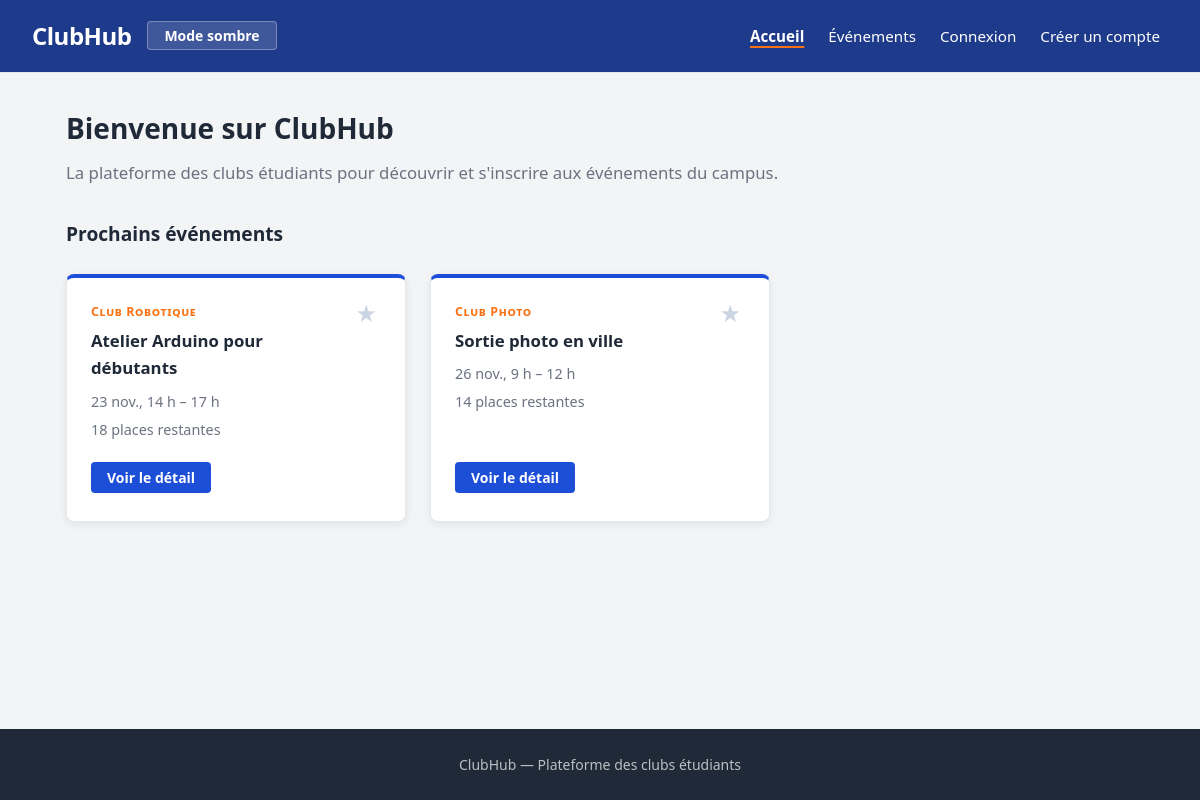
The page / on the database its author committed.
### tables this page shows
CREATE TABLE events (
    id INT UNSIGNED AUTO_INCREMENT PRIMARY KEY,
    title VARCHAR(150) NOT NULL,
    club VARCHAR(100) NOT NULL,
    location VARCHAR(150) NOT NULL,
    starts_at DATETIME NOT NULL,
    ends_at DATETIME NOT NULL,
    capacity INT UNSIGNED NOT NULL,
    description TEXT NOT NULL,
    program TEXT NOT NULL,
    to_bring TEXT NOT NULL,
    organizer_id INT UNSIGNED NULL,
    created_at DATETIME NOT NULL DEFAULT CURRENT_TIMESTAMP,
    CONSTRAINT fk_events_organizer FOREIGN KEY (organizer_id) REFERENCES users(id) ON DELETE SET NULL
);

### includes/db.php (called while the page is built, shortened)
<?php
function db(): PDO
{
    $configPath = __DIR__ . '/../config.php';
    if (!is_file($configPath)) {
        $configPath = __DIR__ . '/../config.example.php';
    }
    $config = require $configPath;
    $host = (string) ($config['db_host'] ?? '127.0.0.1');
    $port = (int) ($config['db_port'] ?? 3306);
    $name = (string) ($config['db_name'] ?? 'clubhub');
    $charset = (string) ($config['db_charset'] ?? 'utf8mb4');
    $user = (string) ($config['db_user'] ?? 'clubhub');
    $pass = (string) ($config['db_pass'] ?? '');
    $dsn = sprintf('mysql:host=%s;port=%d;dbname=%s;charset=%s', $host, $port, $name, $charset);
    $pdo = new PDO($dsn, $user, $pass, [
        PDO::ATTR_ERRMODE => PDO::ERRMODE_EXCEPTION,
        PDO::ATTR_DEFAULT_FETCH_MODE => PDO::FETCH_ASSOC,
        PDO::ATTR_EMULATE_PREPARES => false,
    ]);
    return $pdo;
}

### includes/events.php (called while the page is built, shortened)
<?php
function getEvents(?int $limit = null): array
{
    $sql = 'SELECT e.*, (e.capacity - COUNT(r.id)) AS places_left
            FROM events e
            LEFT JOIN registrations r ON r.event_id = e.id
            WHERE e.starts_at >= NOW()
            GROUP BY e.id
            ORDER BY e.starts_at ASC';
    if ($limit !== null) {
        $sql .= ' LIMIT ?';
        $stmt = db()->prepare($sql);
        $stmt->execute([$limit]);
        return $stmt->fetchAll();
    }
    $stmt = db()->query($sql);
    return $stmt->fetchAll();
}

### includes/functions.php (called while the page is built, shortened)
<?php
function e(string $value): string
{
    return htmlspecialchars($value, ENT_QUOTES | ENT_SUBSTITUTE, 'UTF-8');
}
function toDateTime(string $value): ?DateTimeImmutable
{
    try {
        return new DateTimeImmutable($value);
    } catch (Throwable) {
        return null;
    }
}
function formatDate(string $value): string
{
    $dt = toDateTime($value);
    $months = [1 => 'janv.', 2 => 'févr.', 3 => 'mars', 4 => 'avr.', 5 => 'mai', 6 => 'juin', 7 => 'juil.', 8 => 'août', 9 => 'sept.', 10 => 'oct.', 11 => 'nov.', 12 => 'déc.'];
    $day = $dt->format('j');
    $month = $months[(int) $dt->format('n')] ?? $dt->format('m');
    return $day . ' ' . $month;
}
function formatHour(string $value): string
{
    $dt = toDateTime($value);
    $hour = (int) $dt->format('G');
    $min = $dt->format('i');
    if ($min === '00') {
        return $hour . ' h';
    }
    return $hour . ' h ' . $min;
}
function formatTimeRange(string $start, ?string $end = null): string
{
    $startLabel = formatDate($start) . ', ' . formatHour($start);
    $endDt = toDateTime($end);
    $startDt = toDateTime($start);
    if ($endDt !== null && $startDt !== null && $endDt->format('Y-m-d') === $startDt->format('Y-m-d')) {
        return $startLabel . ' – ' . formatHour($end);
    }
    return $startLabel . ' – ' . formatDate($end) . ', ' . formatHour($end);
}
function isoDate(string $value): string
{
    $dt = toDateTime($value);
    return $dt ? $dt->format(DATE_ATOM) : $value;
}
function placesLabel(int $left): string
{
    return $left . ' places restantes';
}

### index.php (the view, shortened to what this page needs)
<?php
$events = getEvents(2);
require __DIR__ . '/includes/header.php';
?>
    <main>
        <h1>Bienvenue sur ClubHub</h1>
        <p>La plateforme des clubs étudiants pour découvrir et s'inscrire aux événements du campus.</p>
        <section aria-labelledby="prochains-evenements">
            <h2 id="prochains-evenements">Prochains événements</h2>
            <div class="cartes">
                <?php foreach ($events as $event): ?>
                    <?php $left = (int) ($event['places_left'] ?? $event['capacity'] ?? 0); ?>
                    <article
                        data-id="<?= e((string) $event['id']) ?>"
                        data-club="<?= e((string) $event['club']) ?>"
                        data-date="<?= e((string) $event['starts_at']) ?>"
                        data-places="<?= e((string) $left) ?>"
                    >
                        <div class="card-header-actions">
                            <div>
                                <p class="club"><?= e((string) $event['club']) ?></p>
                                <h3><a href="evenement.php?id=<?= e((string) $event['id']) ?>"><?= e((string) $event['title']) ?></a></h3>
                            </div>
                            <button type="button" class="fav-btn" data-fav-id="<?= e((string) $event['id']) ?>" aria-label="Ajouter aux favoris">★</button>
                        </div>
                        <p><time datetime="<?= e(isoDate((string) $event['starts_at'])) ?>"><?= e(formatTimeRange((string) $event['starts_at'], (string) ($event['ends_at'] ?? ''))) ?></time></p>
                        <p><?= e(placesLabel($left)) ?></p>
                        <p class="card-footer"><a href="evenement.php?id=<?= e((string) $event['id']) ?>">Voir le détail</a></p>
                    </article>
                <?php endforeach; ?>
            </div>
        </section>
    </main>
<?php require __DIR__ . '/includes/footer.php'; ?>

### css/style.css (style rules this page uses)
:root { --clr-primary: #1d4ed8; --clr-primary-dk: #1e3a8a; --clr-accent: #f97316; --clr-white: #ffffff; --clr-bg: #f3f4f6; --clr-footer: #1f2937; --clr-text: #1f2937; --clr-text-muted: #6b7280; --clr-border: #e5e7eb; --clr-row-alt: #f9fafb; --font: system-ui, -apple-system, 'Segoe UI', Arial, sans-serif; --sp-xs: 0.25rem; --sp-sm: 0.5rem; --sp-md: 1rem; --sp-lg: 1.5rem; --sp-xl: 2rem; --sp-2xl: 3rem; --radius-sm: 4px; --radius-md: 8px; --shadow: 0 2px 8px rgba(0, 0, 0, 0.08); --shadow-hover: 0 4px 16px rgba(0, 0, 0, 0.15); --max-w: 1100px; }
*, *::before, *::after { box-sizing: border-box; margin: 0; padding: 0; }
body { font-family: var(--font); font-size: 1rem; line-height: 1.65; color: var(--clr-text); background-color: var(--clr-bg); min-height: 100vh; display: flex; flex-direction: column; overflow-x: hidden; transition: background-color 0.25s ease, color 0.25s ease; }
a { color: var(--clr-primary); text-decoration: none; }
main { flex: 1; width: 100%; max-width: var(--max-w); margin-inline: auto; padding: var(--sp-xl) var(--sp-md); }
main > h1 { font-size: 1.75rem; font-weight: 800; color: var(--clr-text); margin-bottom: var(--sp-sm); }
main > p { color: var(--clr-text-muted); margin-bottom: var(--sp-xl); font-size: 1.05rem; }
h2 { font-size: 1.2rem; font-weight: 700; color: var(--clr-text); margin-bottom: var(--sp-lg); }
section[aria-labelledby="liste-evenements"], section[aria-labelledby="prochains-evenements"] { margin-bottom: var(--sp-2xl); }
.cartes { display: grid; grid-template-columns: repeat(auto-fill, minmax(280px, 1fr)); gap: var(--sp-lg); align-items: stretch; }
article { background-color: var(--clr-white); border: 1px solid var(--clr-border); border-top: 4px solid var(--clr-primary); border-radius: var(--radius-md); box-shadow: var(--shadow); padding: var(--sp-lg); display: flex; flex-direction: column; transition: box-shadow 0.2s ease, transform 0.2s ease, background-color 0.25s ease; }
.card-header-actions { display: flex; justify-content: space-between; align-items: flex-start; gap: var(--sp-sm); margin-bottom: var(--sp-xs); }
.fav-btn { background: none; border: none; font-size: 1.5rem; line-height: 1; cursor: pointer; color: #cbd5e1; padding: 0 var(--sp-xs); transition: transform 0.15s ease, color 0.15s ease; user-select: none; }
article h3 { font-size: 1.05rem; font-weight: 700; margin-bottom: var(--sp-xs); }
article h3 a { color: var(--clr-text); text-decoration: none; }
article .club { font-size: 0.78rem; font-variant: small-caps; font-weight: 700; color: var(--clr-accent); letter-spacing: 0.05em; margin-bottom: var(--sp-xs); }
article p { font-size: 0.9rem; color: var(--clr-text-muted); margin-bottom: var(--sp-xs); }
article .card-footer { margin-top: auto; padding-top: var(--sp-md); }
article .card-footer a { display: inline-block; background-color: var(--clr-primary); color: #ffffff; padding: var(--sp-xs) var(--sp-md); border-radius: var(--radius-sm); font-size: 0.875rem; font-weight: 600; text-decoration: none; transition: background-color 0.2s; }

### rows shown on the page
events: club "Club Robotique", title "Atelier Arduino pour débutants", starts_at+ends_at "23 nov., 14 h – 17 h", left "18 places restantes"
events: club "Club Photo", title "Sortie photo en ville", starts_at+ends_at "26 nov., 9 h – 12 h", left "14 places restantes"
